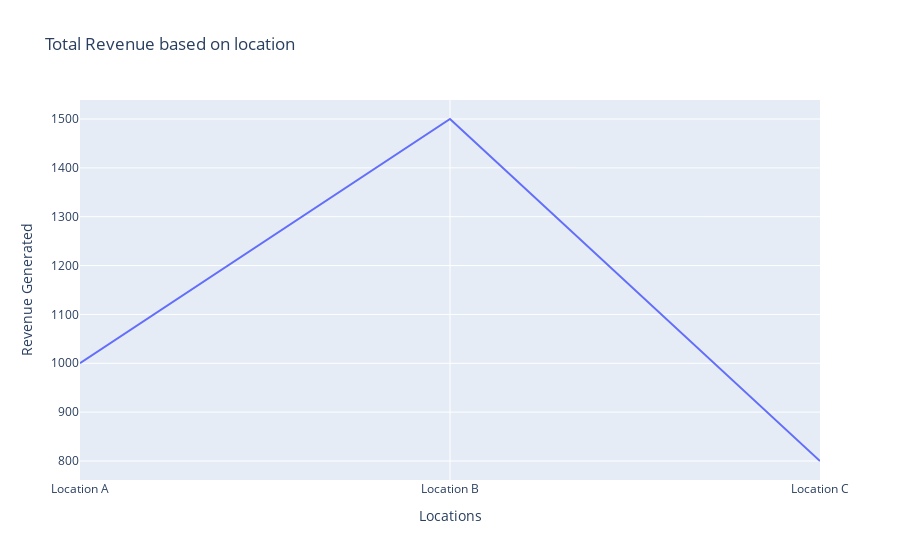

This figure's notebook cell:
### Code cell
import plotly.express as px
import pandas as pd

# Assuming total_revenue is a pandas DataFrame
total_revenue = pd.DataFrame({
    'Location': ['Location A', 'Location B', 'Location C'],
    'Revenue generated': [1000, 1500, 800]
})

# Create the line chart
line_chart = px.line(total_revenue, x='Location', y='Revenue generated',
                     title='Total Revenue based on location',
                     labels={'Revenue generated': 'Revenue Generated'},
                     line_shape='linear')

# Update layout
line_chart.update_layout(xaxis_title='Locations', yaxis_title='Revenue Generated')

# Show the chart
line_chart.show()

### Figure 1 — Plotly figure (JSON) as saved in the notebook; plotly's stock layout.template omitted (floating-point values rounded to 4 significant figures)
{"data": [{"hovertemplate": "Location=%{x}<br>Revenue Generated=%{y}<extra></extra>", "legendgroup": "", "line": {"color": "#636efa", "dash": "solid", "shape": "linear"}, "marker": {"symbol": "circle"}, "mode": "lines", "name": "", "orientation": "v", "showlegend": false, "type": "scatter", "x": ["Location A", "Location B", "Location C"], "xaxis": "x", "y": [1000, 1500, 800], "yaxis": "y"}], "layout": {"legend": {"tracegroupgap": 0}, "title": {"text": "Total Revenue based on location"}, "xaxis": {"anchor": "y", "domain": [0, 1], "title": {"text": "Locations"}}, "yaxis": {"anchor": "x", "domain": [0, 1], "title": {"text": "Revenue Generated"}}}}
